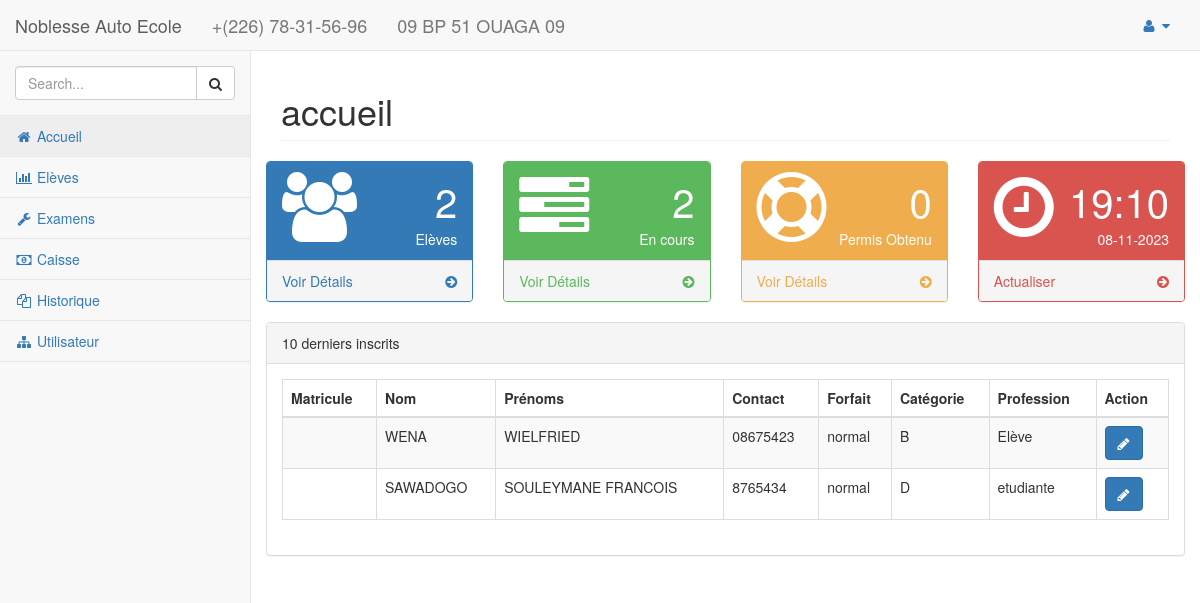
/view/index.php (signed in), run on the app's committed database.
### tables this page shows
CREATE TABLE `eleve` (
  `id_eleve` int(10) NOT NULL,
  `nom` varchar(30) DEFAULT NULL,
  `prenom` varchar(100) DEFAULT NULL,
  `contact` varchar(30) DEFAULT NULL,
  `profession` varchar(100) DEFAULT NULL,
  `adresse` varchar(100) DEFAULT NULL,
  `dob` date DEFAULT NULL,
  `sexe` varchar(15) DEFAULT NULL,
  `dor` date NOT NULL,
  `pob` varchar(100) DEFAULT NULL,
  `categorie` varchar(30) DEFAULT NULL,
  `solde` float DEFAULT NULL,
  `forfait` varchar(100) DEFAULT NULL,
  `statut` int(2) NOT NULL DEFAULT 1
);

### model/Eleve.class.php (called while the page is built, shortened)
<?php
 class Eleve extends Model
 {
    public static function afficher10dernier()
    {
        $con = parent::getPDO();
        $ins = $con->query('SELECT * FROM eleve WHERE statut=1 ORDER BY dor DESC LIMIT 10');
        $donne = $ins->fetchAll(PDO::FETCH_CLASS, 'Eleve');
        return $donne;
    }
    public static function countAll()
    {
        $con = parent::getPDO();
        $ins = $con->query('SELECT COUNT(id_eleve) as nombre FROM eleve ');
        $donne = $ins->fetchAll(PDO::FETCH_CLASS, 'Eleve');
        return $donne;
    }
    public static function countCours()
    {
        $con = parent::getPDO();
        $ins = $con->query('SELECT COUNT(id_eleve) as nombre FROM eleve WHERE statut=1 ');
        $donne = $ins->fetchAll(PDO::FETCH_CLASS, 'Eleve');
        return $donne;
    }
    public static function countPermi()
    {
        $con = parent::getPDO();
        $ins = $con->query('SELECT COUNT(id_eleve) as nombre FROM eleve WHERE statut=0 ');
        $donne = $ins->fetchAll(PDO::FETCH_CLASS, 'Eleve');
        return $donne;
    }
 }

### view/page/accueil.php (the view)
<?php include_once '../model/Eleve.class.php' ; ?>
<div class="row">
    <div class="col-lg-3 col-md-6">
        <div class="panel panel-primary">
            <div class="panel-heading">
                <div class="row">
                    <div class="col-xs-3">
                        <i class="fa fa-group fa-5x"></i>
                    </div>
                    <?php
                        $all = Eleve::countAll();
                        $cours = Eleve::countCours();
                        $permi = Eleve::countPermi();
                     ?>
                    <div class="col-xs-9 text-right">
                        <div class="huge"><?=$all[0]->nombre ; ?></div>
                        <div>Elèves</div>
                    </div>
                </div>
            </div>
            <a href="index.php?page=eleve">
                <div class="panel-footer">
                    <span class="pull-left">Voir Détails</span>
                    <span class="pull-right"><i class="fa fa-arrow-circle-right"></i></span>
                    <div class="clearfix"></div>
                </div>
            </a>
        </div>
    </div>
    <div class="col-lg-3 col-md-6">
        <div class="panel panel-green">
            <div class="panel-heading">
                <div class="row">
                    <div class="col-xs-3">
                        <i class="fa fa-tasks fa-5x"></i>
                    </div>
                    <div class="col-xs-9 text-right">
                        <div class="huge"><?=$cours[0]->nombre ; ?></div>
                        <div>En cours</div>
                    </div>
                </div>
            </div>
            <a href="index.php?page=eleve">
                <div class="panel-footer">
                    <span class="pull-left">Voir Détails</span>
                    <span class="pull-right"><i class="fa fa-arrow-circle-right"></i></span>
                    <div class="clearfix"></div>
                </div>
            </a>
        </div>
    </div>
    <div class="col-lg-3 col-md-6">
        <div class="panel panel-yellow">
            <div class="panel-heading">
                <div class="row">
                    <div class="col-xs-3">
                        <i class="fa fa-support fa-5x"></i>
                    </div>
                    <div class="col-xs-9 text-right">
                        <div class="huge"><?=$permi[0]->nombre ; ?></div>
                        <div>Permis Obtenu</div>
                    </div>
                </div>
            </div>
            <a href="index.php?page=eleve">
                <div class="panel-footer">
                    <span class="pull-left">Voir Détails</span>
                    <span class="pull-right"><i class="fa fa-arrow-circle-right"></i></span>
                    <div class="clearfix"></div>
                </div>
            </a>
        </div>
    </div>
    <div class="col-lg-3 col-md-6">
        <div class="panel panel-red">
            <div class="panel-heading">
                <div class="row">
                    <div class="col-xs-3">
                        <i class="fa fa-clock-o fa-5x"></i>
                    </div>
                    <div class="col-xs-9 text-right">
                        <div class="huge"><?=date('H:i') ; ?></div>
                        <div><?=date('d-m-Y') ; ?></div>
                    </div>
                </div>
            </div>
            <a href="index.php">
                <div class="panel-footer">
                    <span class="pull-left">Actualiser</span>
                    <span class="pull-right"><i class="fa fa-arrow-circle-right"></i></span>
                    <div class="clearfix"></div>
                </div>
            </a>
        </div>
    </div>
</div>
<div class="row">
    <div class="col-lg-12">
        <div class="panel panel-default">
            <div class="panel-heading">
                10 derniers inscrits
            </div>
            <div class="panel-body">
                <table width="100%" class="table table-striped table-bordered table-hover" id="dataTables-example">
                    <thead>
                        <tr>
                            <th>Matricule</th>
                            <th>Nom</th>
                            <th>Prénoms</th>
                            <th>Contact</th>
                            <th>Forfait</th>
                            <th>Catégorie</th>
                            <th>Profession</th>
                            <th>Action</th>
                        </tr>
                    </thead>
                    <tbody>
                <?php $pupil = Eleve::afficher10dernier(); ?>
                <?php foreach ($pupil as $pup) : ?>
                        <tr class="odd gradeX">
                            <td><?=$pup->matricule; ?></td>
                            <td><?=$pup->nom; ?></td>
                            <td><?=$pup->prenom; ?></td>
                            <td><?=$pup->contact; ?></td>
                            <td><?=$pup->forfait; ?></td>
                            <td><?=$pup->categorie; ?></td>
                            <td><?=$pup->profession; ?></td>
                            <td class="center">
                                <a title="Détail" class="btn btn-primary" href="index.php?page=de_eleve&id_eleve=<?=$pup->id_eleve;?>">
                                  <span class="fa fa-pencil"></span>
                                </a>
                            </td>
                        </tr>
                        <?php endforeach; ?>
                    </tbody>
                </table>
            </div>
        </div>
    </div>
</div>

### data on the page
eleve: nom "WENA", prenom "WIELFRIED", contact "08675423", forfait "normal", categorie "B", profession "Elève"
eleve: nom "SAWADOGO", prenom "SOULEYMANE FRANCOIS", contact "8765434", forfait "normal", categorie "D", profession "etudiante"

### other printed values
$config['NOM'] "Noblesse Auto Ecole"
$config['NUMERO'] "+(226) 78-31-56-96"
$config['LOCATION'] "09 BP 51 OUAGA 09"
$page "accueil"
$all[0]->nombre "2"
$cours[0]->nombre "2"
$permi[0]->nombre "0"
